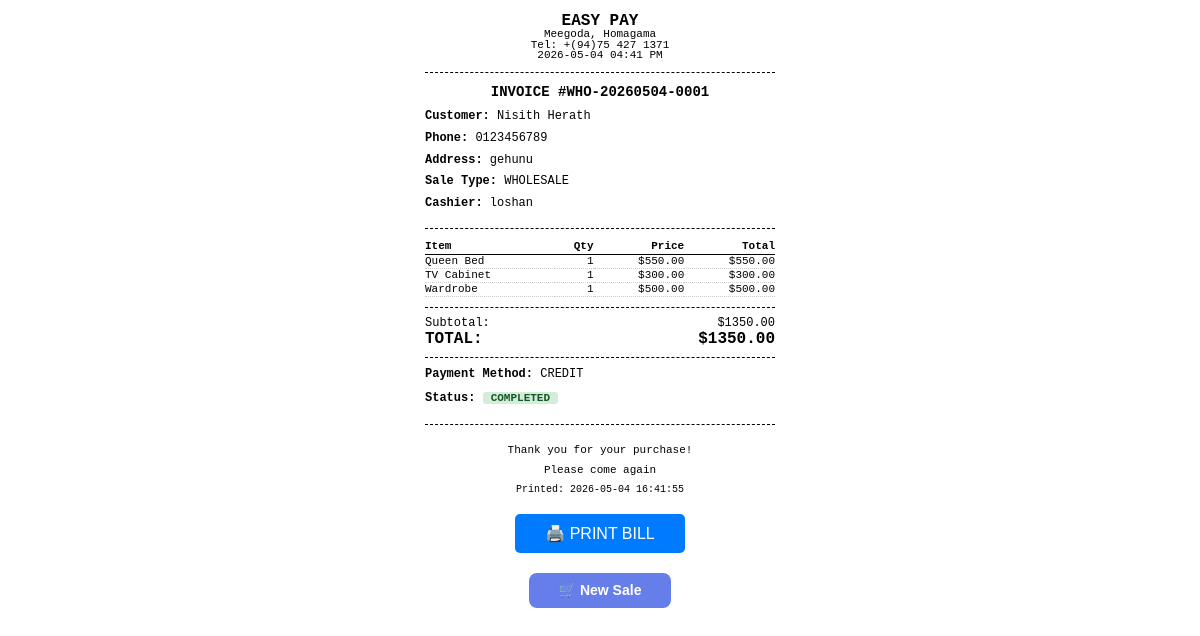
/api/orders/WHO-20260504-0001/bill (signed in), run on the app's committed database.
### app/models/order.py (models this page shows, shortened)
class Order(db.Model):
    __tablename__ = 'orders'
    id = db.Column(db.Integer, primary_key=True)
    order_number = db.Column(db.String(20), unique=True, index=True)
    order_type = db.Column(db.String(20), default='retail')  # retail, wholesale
    sale_type = db.Column(db.String(20), default='retail')
    user_id = db.Column(db.Integer, db.ForeignKey('users.id'))
    customer_id = db.Column(db.Integer, db.ForeignKey('customers.id'), nullable=True)
    customer_name = db.Column(db.String(100))
    customer_phone = db.Column(db.String(20))
    customer_address = db.Column(db.Text)
    subtotal = db.Column(db.Float, default=0.0)
    tax_amount = db.Column(db.Float, default=0.0)
    discount_amount = db.Column(db.Float, default=0.0)
    total = db.Column(db.Float, default=0.0)
    payment_method = db.Column(db.String(20))  # cash, card, credit
    payment_status = db.Column(db.String(20), default='pending')
    cash_received = db.Column(db.Float)
    change_given = db.Column(db.Float)
    previous_balance = db.Column(db.Float, default=0.0)
    new_balance = db.Column(db.Float, default=0.0)
    is_returned = db.Column(db.Boolean, default=False)
    return_date = db.Column(db.DateTime)
    created_at = db.Column(db.DateTime, default=datetime.now)
    items = db.relationship('OrderItem', backref='order', lazy=True, cascade='all, delete-orphan')
    returns = db.relationship('Return', backref='order', lazy=True)

class OrderItem(db.Model):
    __tablename__ = 'order_items'
    id = db.Column(db.Integer, primary_key=True)
    order_id = db.Column(db.Integer, db.ForeignKey('orders.id'))
    product_id = db.Column(db.Integer, db.ForeignKey('products.id'))
    product_name = db.Column(db.String(200))
    product_barcode = db.Column(db.String(50))
    product_price = db.Column(db.Float)
    quantity = db.Column(db.Integer, default=1)
    discount_percent = db.Column(db.Float, default=0)
    line_total = db.Column(db.Float)
    discount_amount = db.Column(db.Float, default=0)

### app/models/user.py (models this page shows, shortened)
class User(UserMixin, db.Model):
    __tablename__ = 'users'
    id = db.Column(db.Integer, primary_key=True)
    username = db.Column(db.String(50), unique=True, nullable=False)
    email = db.Column(db.String(120), unique=True, nullable=False)
    password_hash = db.Column(db.String(255), nullable=False)
    role = db.Column(db.String(20), default='staff')  # owner, manager, staff
    is_active = db.Column(db.Boolean, default=True)
    created_at = db.Column(db.DateTime, default=datetime.now)
    last_login = db.Column(db.DateTime)
    orders = db.relationship('Order', backref='cashier_rel', lazy=True, foreign_keys='Order.user_id')

### app/routes/api.py (the view)
@api_bp.route('/orders/<order_number>/bill')
@login_required
def get_bill(order_number):
    order = Order.query.filter_by(order_number=order_number).first()
    if not order:
        return jsonify({'error': 'Order not found'}), 404
    customer_name = order.customer_name or 'Walk-in Customer'
    return render_template('pos/bill.html', order=order, customer_name=customer_name)

### app/models/user.py (called while the page is built)
@login_manager.user_loader
def load_user(user_id):
    return User.query.get(int(user_id))

### app/templates/pos/bill.html (shortened to what this page needs)
<!DOCTYPE html>
<html>
<head>
</head>
<body>
    <div class="header">
        <h3><a href="{{ url_for('pos.terminal') }}" style="text-decoration: none; color: inherit;">EASY PAY</a></h3>
        <p>Meegoda, Homagama</p>
        <p>Tel: +(94)75 427 1371</p>
        <p>{{ order.created_at.strftime('%Y-%m-%d %I:%M %p') }}</p>
    </div>
    <p style="text-align: center; font-weight: bold; font-size: 14px;">
        INVOICE #{{ order.order_number }}
    </p>
    <div class="customer-info">
        <p><strong>Customer:</strong> {{ customer_name }}</p>
        {% if order.customer_phone %}
        <p><strong>Phone:</strong> {{ order.customer_phone }}</p>
        {% endif %}
        {% if order.customer_address %}
        <p><strong>Address:</strong> {{ order.customer_address }}</p>
        {% endif %}
        <p><strong>Sale Type:</strong> {{ order.order_type.upper() if order.order_type else 'RETAIL' }}</p>
        <p><strong>Cashier:</strong> {{ order.cashier_rel.username if order.cashier_rel else 'N/A' }}</p>
    </div>
    <table class="items">
        <thead>
            <tr>
                <th>Item</th>
                <th class="text-right">Qty</th>
                <th class="text-right">Price</th>
                <th class="text-right">Total</th>
            </tr>
        </thead>
        <tbody>
            {% for item in order.items %}
            <tr>
                <td>{{ item.product_name[:20] }}{% if item.product_name|length > 20 %}...{% endif %}</td>
                <td class="text-right">{{ item.quantity }}</td>
                <td class="text-right">${{ "%.2f"|format(item.product_price) }}</td>
                <td class="text-right">${{ "%.2f"|format(item.line_total) }}</td>
            </tr>
            {% endfor %}
        </tbody>
    </table>
    <div class="totals">
        <p>Subtotal: <span style="float: right;">${{ "%.2f"|format(order.subtotal) }}</span></p>
        <p class="grand-total">TOTAL: <span style="float: right;">${{ "%.2f"|format(order.total) }}</span></p>
    </div>
    <div class="payment-info">
        <p><strong>Payment Method:</strong> {{ order.payment_method.upper() }}</p>
        <p>
            <strong>Status:</strong>
            <span class="status-badge status-{{ 'completed' if order.payment_status == 'completed' else 'pending' }}">
                {{ order.payment_status.upper() }}
            </span>
        </p>
    </div>
    <div class="footer">
        <p>Thank you for your purchase!</p>
        <p>Please come again</p>
        <p style="font-size: 10px;">Printed: {{ order.created_at.strftime('%Y-%m-%d %H:%M:%S') }}</p>
    </div>
    <button class="btn-print no-print" onclick="window.print()">🖨️ PRINT BILL</button>
    <div style="text-align: center; margin-top: 15px;" class="no-print">
        <a href="{{ url_for('pos.terminal') }}" style="display: inline-block; padding: 12px 30px; background: #667eea; color: white; text-decoration: none; border-radius: 8px; font-family: Arial, sans-serif; font-size: 14px; font-weight: bold;">🛒 New Sale</a>
    </div>
</body>
</html>

### app/templates/pos/bill.html (style rules this page uses)
body { font-family: 'Courier New', monospace; max-width: 350px; margin: 0 auto; padding: 15px; background: #fff; line-height: 0.8; font-size: 12px; }
.header { text-align: center; border-bottom: 1px dashed #000; padding-bottom: 10px; margin-bottom: 10px; }
.header h3 { margin: 0; font-size: 16px; }
.header p { margin: 2px 0; font-size: 11px; }
.customer-info { border-bottom: 1px dashed #000; padding-bottom: 8px; margin-bottom: 8px; font-size: 12px; }
.items { width: 100%; border-collapse: collapse; margin: 10px 0; font-size: 11px; }
.items th { border-bottom: 1px solid #000; text-align: left; padding: 3px 0; }
.items td { padding: 2px 0; border-bottom: 1px dotted #ccc; }
.items .text-right { text-align: right; }
.totals { border-top: 1px dashed #000; border-bottom: 1px dashed #000; padding: 8px 0; margin: 10px 0; font-size: 12px; }
.totals p { margin: 3px 0; }
.totals .grand-total { font-size: 16px; font-weight: bold; margin-top: 5px; }
.payment-info { font-size: 12px; margin: 10px 0; }
.footer { text-align: center; margin-top: 20px; font-size: 11px; border-top: 1px dashed #000; padding-top: 10px; }
.btn-print { display: block; margin: 20px auto; padding: 10px 30px; font-size: 16px; background: #007bff; color: white; border: none; border-radius: 5px; cursor: pointer; }
.status-badge { display: inline-block; padding: 2px 8px; border-radius: 3px; font-size: 11px; font-weight: bold; }
.status-completed { background: #d4edda; color: #155724; }

### data on the page
Order: created_at "2026-05-04 04:41 PM", order_number "WHO-20260504-0001", customer_name "Nisith Herath", customer_phone "0123456789", customer_address "gehunu", order_type "WHOLESALE", subtotal "1350.00", total "1350.00", payment_method "CREDIT", payment_status "COMPLETED", created_at "2026-05-04 16:41:55"
User: cashier_rel "loshan"
OrderItem: product_name "Queen Bed", quantity "1", product_price "550.00", line_total "550.00"
OrderItem: product_name "TV Cabinet", quantity "1", product_price "300.00", line_total "300.00"
OrderItem: product_name "Wardrobe", quantity "1", product_price "500.00", line_total "500.00"
